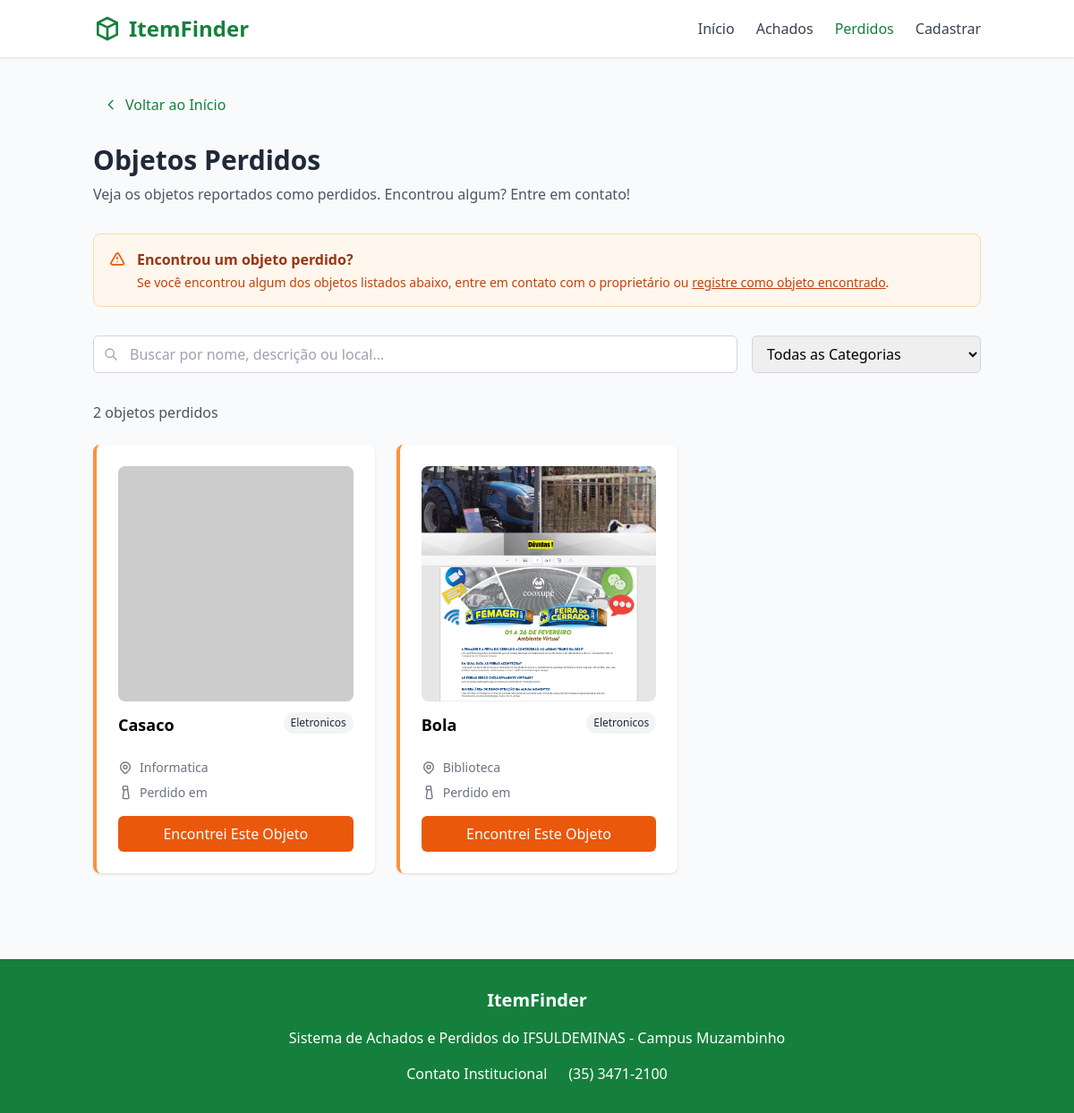
The page /perdidos/ on the database as committed earlier.
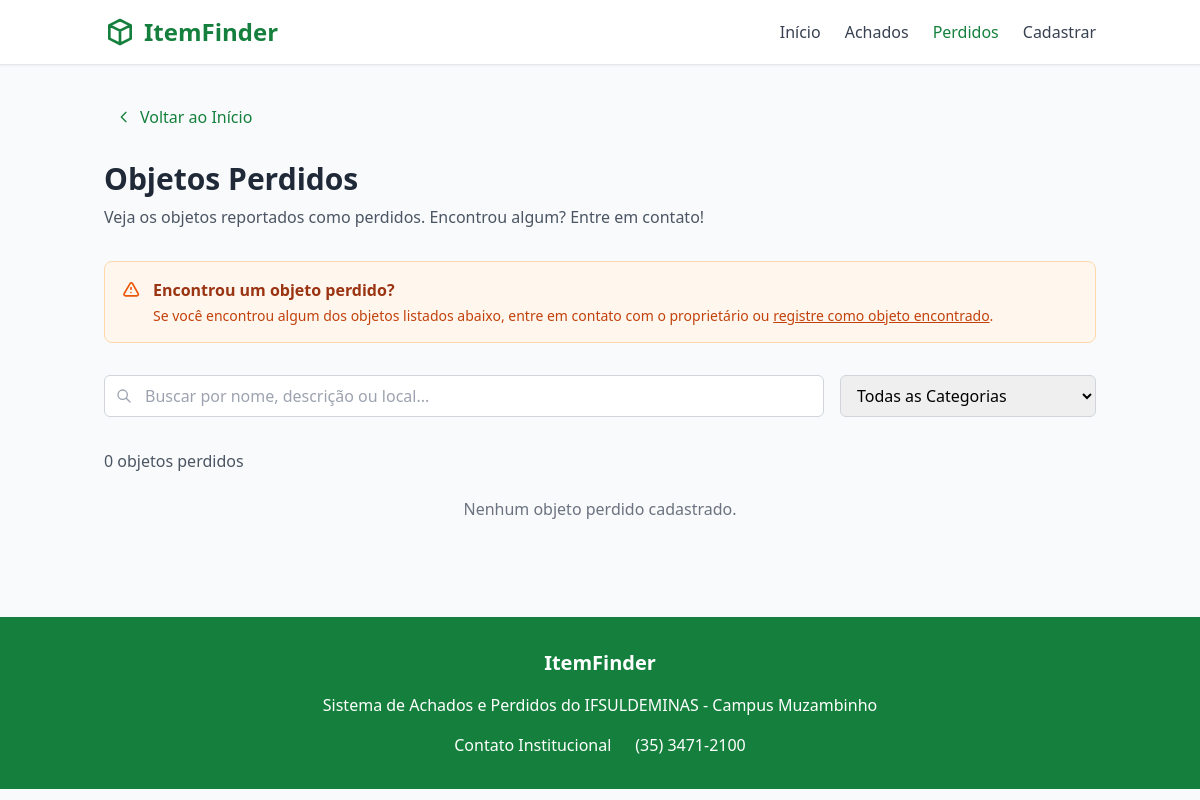
The same page on the database as committed later.
### app/models.py (models this page shows, shortened)
class ItemPerdido(models.Model):
    nome = models.CharField(max_length=100)
    desc = models.TextField()
    local = models.CharField(max_length=100)
    data = models.DateField()
    foto = models.ImageField(upload_to='fotos/', blank=True, null=True)
    tipoContato = models.CharField(max_length=20)
    contato = models.CharField(max_length=100)
    recompensa = models.CharField(max_length=50, blank=True, null=True)
    categoria = models.CharField(max_length=50, blank=True, null=True)  # <-- adicionado
    criado_em = models.DateTimeField(auto_now_add=True)

### app/views.py (the view)
# urls.py: path('perdidos/', views.perdidos, name='perdidos'),
def perdidos(request):
    itens = ItemPerdido.objects.all()
    return render(request, 'app/perdidos.html', {'itens': itens})

### app/templates/app/perdidos.html (shortened to what the changed rows need)
<!DOCTYPE html>
<html lang="pt-BR">
<head>
    <script src="https://cdn.tailwindcss.com"></script>
</head>
<body class="min-h-screen bg-gray-50">
    <header class="border-b bg-white shadow-sm">
        <div class="container mx-auto px-4 py-4">
            <div class="flex items-center justify-between">
                <div class="flex items-center space-x-2">
                    <h1 class="text-2xl font-bold text-green-700">ItemFinder</h1>
                </div>
            </div>
        </div>
    </header>
    <div class="container mx-auto px-4 py-8">
        <div class="mb-8">
            <h1 class="text-3xl font-bold text-gray-800 mb-2">Objetos Perdidos</h1>
        </div>
        <div class="mb-6">
            <p class="text-gray-600" id="resultsCount">{{ itens|length }} objetos perdidos</p>
        </div>
        <div class="grid grid-cols-1 md:grid-cols-2 lg:grid-cols-3 gap-6" id="itemsGrid">
            {% for item in itens %}
            <div class="bg-white rounded-lg shadow hover-shadow transition-shadow border-l-orange-400"
                 data-category="{{ item.categoria }}">
                <div class="p-6">
                    <div class="aspect-square relative mb-3 bg-gray-100 rounded-lg overflow-hidden">
                        {% if item.foto %}
                            <img src="{{ item.foto.url }}" alt="{{ item.nome }}" class="w-full h-full object-cover" />
                        {% else %}
                            <img src="https://via.placeholder.com/300x300?text=Sem+Imagem" alt="Sem imagem"
                                 class="w-full h-full object-cover" />
                        {% endif %}
                    </div>
                    <div class="flex items-start justify-between mb-2">
                        <h3 class="text-lg font-semibold">{{ item.nome }}</h3>
                        <span class="ml-2 px-2 py-1 bg-gray-100 text-gray-800 text-xs rounded-full">
                            {{ item.categoria|title }}
                        </span>
                    </div>
                    <div class="space-y-2 text-sm mb-4">
                        <div class="flex items-center text-gray-500">
                            {{ item.local }}
                        </div>
                        <div class="flex items-center text-gray-500">
                            <svg class="mr-2 h-4 w-4" fill="none" stroke="currentColor" viewBox="0 0 24 24">
                                <path stroke-linecap="round" stroke-linejoin="round" stroke-width="2"
                                      d="M8 7V3a2 2 0 012-2h4a2 2 0 012 2v4m-6 0h6m-6 0l-2 13a2 2 0 002 2h6a2 2 0 002-2L16 7" />
                            </svg>
                            Perdido em {{ item.data_perda }}
                        </div>
                    </div>
                    <a href="mailto:{{ item.contato }}?subject=Encontrei seu objeto: {{ item.nome }}"
                       class="block text-center bg-orange-600 hover:bg-orange-700 text-white py-2 px-4 rounded-md transition-colors">
                        Encontrei Este Objeto
                    </a>
                </div>
            </div>
            {% empty %}
            <p class="text-gray-500 text-center col-span-3">Nenhum objeto perdido cadastrado.</p>
            {% endfor %}
        </div>
    </div>
</body>
</html>

Rows that differ between the two databases and show on the page:
removed ItemPerdido: nome "Casaco", categoria "Eletronicos", local "Informatica"
removed ItemPerdido: foto (picture), nome "Bola", categoria "Eletronicos", local "Biblioteca"
Other text that changed with them:
{{ itens|length }}: "2" → "0"
text now shown: "Nenhum objeto perdido cadastrado."
